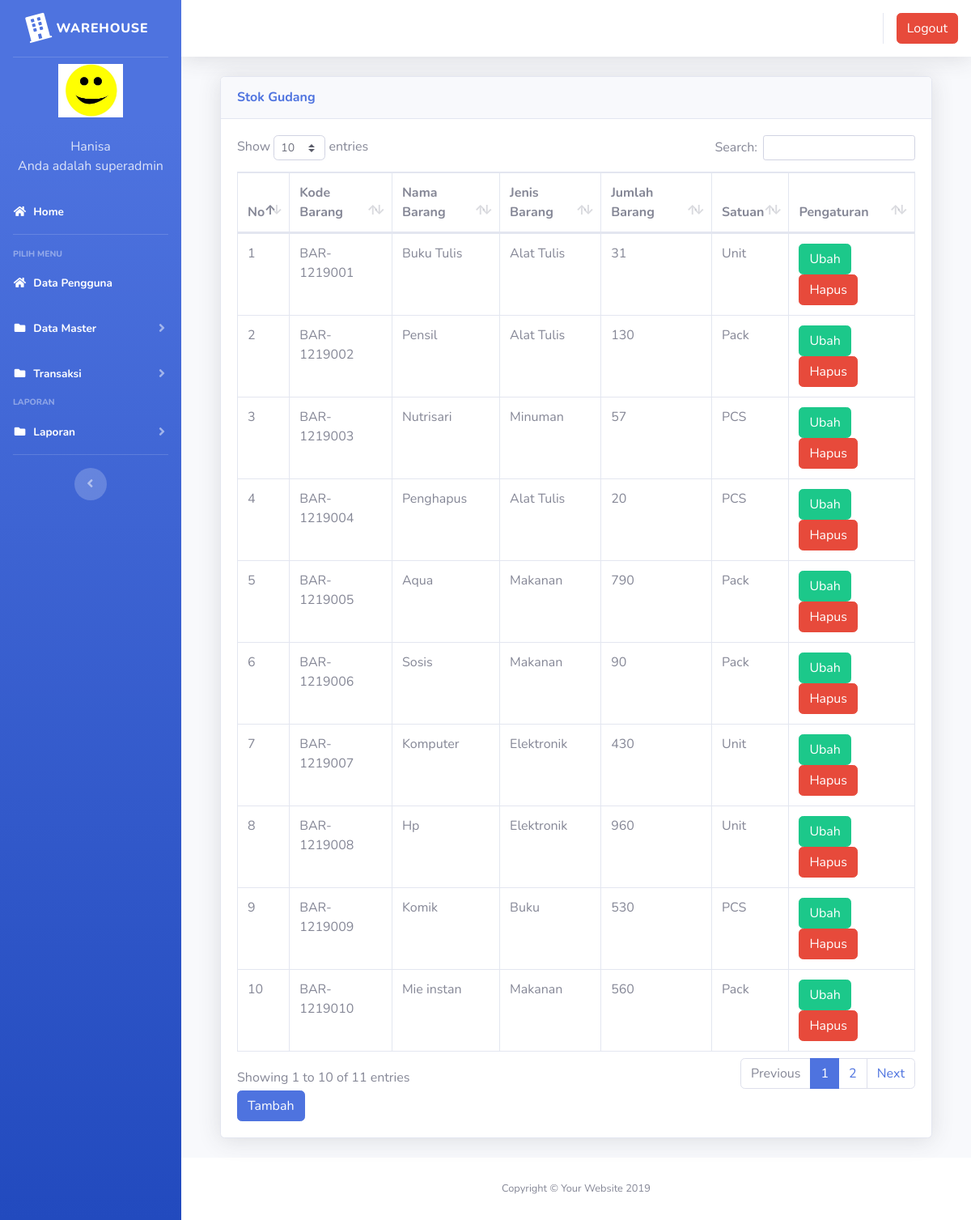
Page /index3.php?page=gudang (signed in) on the committed database.
### tables this page shows
CREATE TABLE `users` (
  `id` int(11) NOT NULL,
  `nik` varchar(10) NOT NULL,
  `nama` varchar(100) NOT NULL,
  `alamat` varchar(200) NOT NULL,
  `telepon` varchar(100) NOT NULL,
  `username` varchar(100) NOT NULL,
  `password` varchar(100) NOT NULL,
  `level` varchar(25) NOT NULL DEFAULT 'member',
  `foto` varchar(25) NOT NULL
);

CREATE TABLE `gudang` (
  `id` int(11) NOT NULL,
  `kode_barang` varchar(100) NOT NULL,
  `nama_barang` varchar(100) NOT NULL,
  `jenis_barang` varchar(100) NOT NULL,
  `jumlah` varchar(250) NOT NULL,
  `satuan` varchar(100) NOT NULL
);

### page/gudang/gudang.php (the view, shortened to what this page needs)
<div class="container-fluid">
  <div class="card shadow mb-4">
    <div class="card-header py-3">
      <h6 class="m-0 font-weight-bold text-primary">Stok Gudang</h6>
    </div>
    <div class="card-body">
      <div class="table-responsive">
        <table class="table table-bordered" id="dataTable" width="100%" cellspacing="0">
        <thead>
                                <tr>
			<th>No</th>
			<th>Kode Barang</th>
			<th>Nama Barang</th>
			<th>Jenis Barang</th>
			<th>Jumlah Barang</th>
			<th>Satuan</th>
			<th>Pengaturan</th>
                                </tr>
		</thead>
          <tbody>
            <?php
	$no = 1;
	$sql = $koneksi->query("select * from gudang");
	while ($data = $sql->fetch_assoc()) {
	?>
                                <tr>
                                    <td><?php echo $no++; ?></td>
			<td><?php echo $data['kode_barang'] ?></td>
			<td><?php echo $data['nama_barang'] ?></td>
			<td><?php echo $data['jenis_barang'] ?></td>
			<td><?php echo $data['jumlah'] ?></td>
			<td><?php echo $data['satuan'] ?></td>
			<td>
			<a href="?page=gudang&aksi=ubahgudang&kode_barang=<?php echo $data['kode_barang'] ?>" class="btn btn-success" >Ubah</a>
			<a onclick="return confirm('Apakah anda yakin akan menghapus data ini?')" href="?page=gudang&aksi=hapusgudang&kode_barang=<?php echo $data['kode_barang'] ?>" class="btn btn-danger" >Hapus</a>
			</td>
                                </tr>
	<?php }?>
		   </tbody>
                        </table>
<a href="?page=gudang&aksi=tambahgudang" class="btn btn-primary" >Tambah</a>
      </div>
    </div>
  </div>
</div>

### index3.php (shortened to what this page needs)
<?php
	$koneksi = new mysqli("localhost","root","","inventori");
	?>
<!DOCTYPE html>
<html lang="en">
<head>
  <link href="vendor/fontawesome-free/css/all.min.css" rel="stylesheet" type="text/css">
  <link href="css/sb-admin-2.min.css" rel="stylesheet">
  <link href="vendor/datatables/dataTables.bootstrap4.min.css" rel="stylesheet">
</head>
<body id="page-top">
  <div id="wrapper">
    <ul class="navbar-nav bg-gradient-primary sidebar sidebar-dark accordion" id="accordionSidebar">
      <a class="sidebar-brand d-flex align-items-center justify-content-center" href="index3.php">
        <div class="sidebar-brand-icon rotate-n-15">
          <i class="fas fa-building"></i>
        </div>
        <div class="sidebar-brand-text mx-2">WareHouse</div>
      </a>
      <hr class="sidebar-divider my-0">
 <?php
   if ($_SESSION['superadmin']) {
	   $user = $_SESSION['superadmin'];
   }
   $sql =$koneksi->query("select * from users where id='$user'");
   $data = $sql->fetch_assoc();
   ?>
    <li class="d-flex align-items-center justify-content-center">
        <a class="nav-link">
		 <img src="img/<?php echo $data['foto']?>" class="img-circle" width="80" alt="User"/></a>
	  </li>
		 <li class="nav-item ">
        <a class="nav-link">
         	<div class="d-flex align-items-center justify-content-center" class="name">  <?php echo  $data['nama'];?></div></font>
			<div class="d-flex align-items-center justify-content-center" class="email">Anda adalah <?php echo $data['level'];?></div>
		 </a>
      </li>
      <li class="nav-item active">
        <a class="nav-link" href="?page=home3">
          <i class="fas fa-fw fa-home"></i>
          <span>Home</span></a>
      </li>
      <hr class="sidebar-divider">
      <div class="sidebar-heading">
        Pilih Menu
      </div>
	    <li class="nav-item active">
        <a class="nav-link" href="?page=pengguna">
          <i class="fas fa-fw fa-home"></i>
          <span>Data Pengguna</span></a>
      </li>
	   <li class="nav-item active">
        <a class="nav-link collapsed" href="#" data-toggle="collapse" data-target="#collapseData" aria-expanded="true" aria-controls="collapseData">
          <i class="fas fa-fw fa-folder"></i>
          <span>Data Master</span>
        </a>
      </li>
	    <li class="nav-item active">
        <a class="nav-link collapsed" href="#" data-toggle="collapse" data-target="#collapsePages" aria-expanded="true" aria-controls="collapsePages">
          <i class="fas fa-fw fa-folder"></i>
          <span>Transaksi</span>
        </a>
      </li>
      <div class="sidebar-heading">
        Laporan
      </div>
	     <li class="nav-item active">
        <a class="nav-link collapsed" href="#" data-toggle="collapse" data-target="#collapseLaporan" aria-expanded="true" aria-controls="collapseLaporan">
          <i class="fas fa-fw fa-folder"></i>
          <span>Laporan</span>
        </a>
      </li>
      <hr class="sidebar-divider d-none d-md-block">
      <div class="text-center d-none d-md-inline">
        <button class="rounded-circle border-0" id="sidebarToggle"></button>
      </div>
    </ul>
    <div id="content-wrapper" class="d-flex flex-column">
      <div id="content">
        <nav class="navbar navbar-expand navbar-light bg-white topbar mb-4 static-top shadow">
          <ul class="navbar-nav ml-auto">
            <li class="nav-item dropdown no-arrow">
			 <div class="top-menu">
        <ul class="nav pull-right top-menu">
           <li><a onclick="return confirm('Apakah anda yakin akan logout?')" class="btn btn-danger" class="logout" href="logout.php">Logout</a></li>
        </ul>
      </div>
            </li>
          </ul>
        </nav>
        <div class="container-fluid">
		 <section class="content">
		      <?php
			   $page = $_GET['page'];
			   $aksi = $_GET['aksi'];
				if ($page == "gudang") {
				   if ($aksi == "") {
					   include "page/gudang/gudang.php";
				   }
				}
			   ?>
    </section>
</div>
      <footer class="sticky-footer bg-white">
        <div class="container my-auto">
          <div class="copyright text-center my-auto">
            <span>Copyright &copy; Your Website 2019</span>
          </div>
        </div>
      </footer>
    </div>
  </div>
  </div>
</body>
</html>

### rows in the picture
users: foto (picture), nama "Hanisa", level "superadmin"
gudang: kode_barang "BAR-1219001", nama_barang "Buku Tulis", jenis_barang "Alat Tulis", jumlah "31", satuan "Unit"
gudang: kode_barang "BAR-1219002", nama_barang "Pensil", jenis_barang "Alat Tulis", jumlah "130", satuan "Pack"
gudang: kode_barang "BAR-1219003", nama_barang "Nutrisari", jenis_barang "Minuman", jumlah "57", satuan "PCS"
gudang: kode_barang "BAR-1219004", nama_barang "Penghapus", jenis_barang "Alat Tulis", jumlah "20", satuan "PCS"
gudang: kode_barang "BAR-1219005", nama_barang "Aqua", jenis_barang "Makanan", jumlah "790", satuan "Pack"
gudang: kode_barang "BAR-1219006", nama_barang "Sosis", jenis_barang "Makanan", jumlah "90", satuan "Pack"
gudang: kode_barang "BAR-1219007", nama_barang "Komputer", jenis_barang "Elektronik", jumlah "430", satuan "Unit"
gudang: kode_barang "BAR-1219008", nama_barang "Hp", jenis_barang "Elektronik", jumlah "960", satuan "Unit"
gudang: kode_barang "BAR-1219009", nama_barang "Komik", jenis_barang "Buku", jumlah "530", satuan "PCS"
gudang: kode_barang "BAR-1219010", nama_barang "Mie instan", jenis_barang "Makanan", jumlah "560", satuan "Pack"
